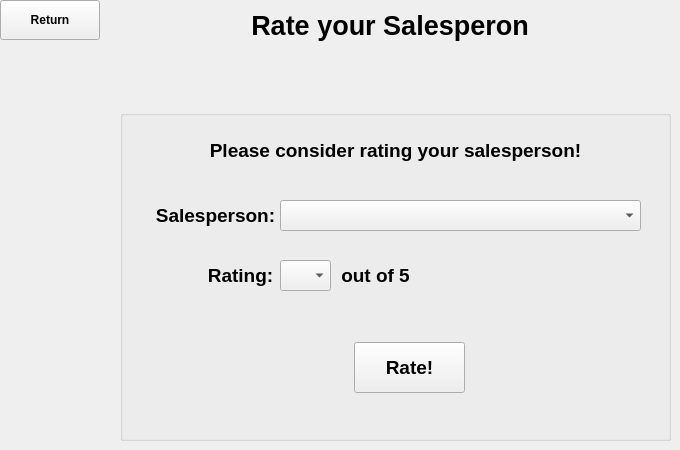
    <widget class="QWidget" name="page_6">
     <widget class="QPushButton" name="rateReturnButton">
      <property name="geometry">
       <rect>
        <x>0</x>
        <y>0</y>
        <width>100</width>
        <height>40</height>
       </rect>
      </property>
      <property name="font">
       <font>
        <weight>75</weight>
        <bold>true</bold>
       </font>
      </property>
      <property name="text">
       <string>Return</string>
      </property>
     </widget>
     <widget class="QLabel" name="badSuppliesLabel_2">
      <property name="geometry">
       <rect>
        <x>190</x>
        <y>0</y>
        <width>400</width>
        <height>50</height>
       </rect>
      </property>
      <property name="font">
       <font>
        <pointsize>20</pointsize>
        <weight>75</weight>
        <bold>true</bold>
       </font>
      </property>
      <property name="text">
       <string>Rate your Salesperon</string>
      </property>
      <property name="alignment">
       <set>Qt::AlignCenter</set>
      </property>
     </widget>
     <widget class="QGroupBox" name="groupBox_6">
      <property name="geometry">
       <rect>
        <x>120</x>
        <y>110</y>
        <width>551</width>
        <height>331</height>
       </rect>
      </property>
      <property name="title">
       <string/>
      </property>
      <widget class="QLabel" name="label">
       <property name="geometry">
        <rect>
         <x>50</x>
         <y>20</y>
         <width>451</width>
         <height>41</height>
        </rect>
       </property>
       <property name="font">
        <font>
         <pointsize>14</pointsize>
         <weight>75</weight>
         <bold>true</bold>
        </font>
       </property>
       <property name="text">
        <string>Please consider rating your salesperson!</string>
       </property>
       <property name="alignment">
        <set>Qt::AlignCenter</set>
       </property>
      </widget>
      <widget class="QLabel" name="label_2">
       <property name="geometry">
        <rect>
         <x>30</x>
         <y>90</y>
         <width>131</width>
         <height>31</height>
        </rect>
       </property>
       <property name="font">
        <font>
         <pointsize>14</pointsize>
         <weight>75</weight>
         <bold>true</bold>
        </font>
       </property>
       <property name="text">
        <string>Salesperson:</string>
       </property>
       <property name="alignment">
        <set>Qt::AlignCenter</set>
       </property>
      </widget>
      <widget class="QComboBox" name="salespersoncomboBox">
       <property name="geometry">
        <rect>
         <x>160</x>
         <y>90</y>
         <width>361</width>
         <height>31</height>
        </rect>
       </property>
       <property name="font">
        <font>
         <pointsize>14</pointsize>
        </font>
       </property>
       <item>
        <property name="text">
         <string/>
        </property>
       </item>
      </widget>
      <widget class="QLabel" name="label_3">
       <property name="geometry">
        <rect>
         <x>80</x>
         <y>150</y>
         <width>81</width>
         <height>31</height>
        </rect>
       </property>
       <property name="font">
        <font>
         <pointsize>14</pointsize>
         <weight>75</weight>
         <bold>true</bold>
        </font>
       </property>
       <property name="text">
        <string>Rating:</string>
       </property>
       <property name="alignment">
        <set>Qt::AlignCenter</set>
       </property>
      </widget>
      <widget class="QComboBox" name="ratingcomboBox">
       <property name="geometry">
        <rect>
         <x>160</x>
         <y>150</y>
         <width>51</width>
         <height>31</height>
        </rect>
       </property>
       <property name="font">
        <font>
         <pointsize>14</pointsize>
        </font>
       </property>
       <item>
        <property name="text">
         <string/>
        </property>
       </item>
       <item>
        <property name="text">
         <string>1</string>
        </property>
       </item>
       <item>
        <property name="text">
         <string>2</string>
        </property>
       </item>
       <item>
        <property name="text">
         <string>3</string>
        </property>
       </item>
       <item>
        <property name="text">
         <string>4</string>
        </property>
       </item>
       <item>
        <property name="text">
         <string>5</string>
        </property>
       </item>
      </widget>
      <widget class="QLabel" name="label_4">
       <property name="geometry">
        <rect>
         <x>210</x>
         <y>150</y>
         <width>91</width>
         <height>31</height>
        </rect>
       </property>
       <property name="font">
        <font>
         <pointsize>14</pointsize>
         <weight>75</weight>
         <bold>true</bold>
        </font>
       </property>
       <property name="text">
        <string>out of 5</string>
       </property>
       <property name="alignment">
        <set>Qt::AlignCenter</set>
       </property>
      </widget>
      <widget class="QPushButton" name="rateButton">
       <property name="geometry">
        <rect>
         <x>234</x>
         <y>232</y>
         <width>111</width>
         <height>51</height>
        </rect>
       </property>
       <property name="font">
        <font>
         <pointsize>14</pointsize>
         <weight>75</weight>
         <bold>true</bold>
        </font>
       </property>
       <property name="text">
        <string>Rate!</string>
       </property>
      </widget>
     </widget>
    </widget>
